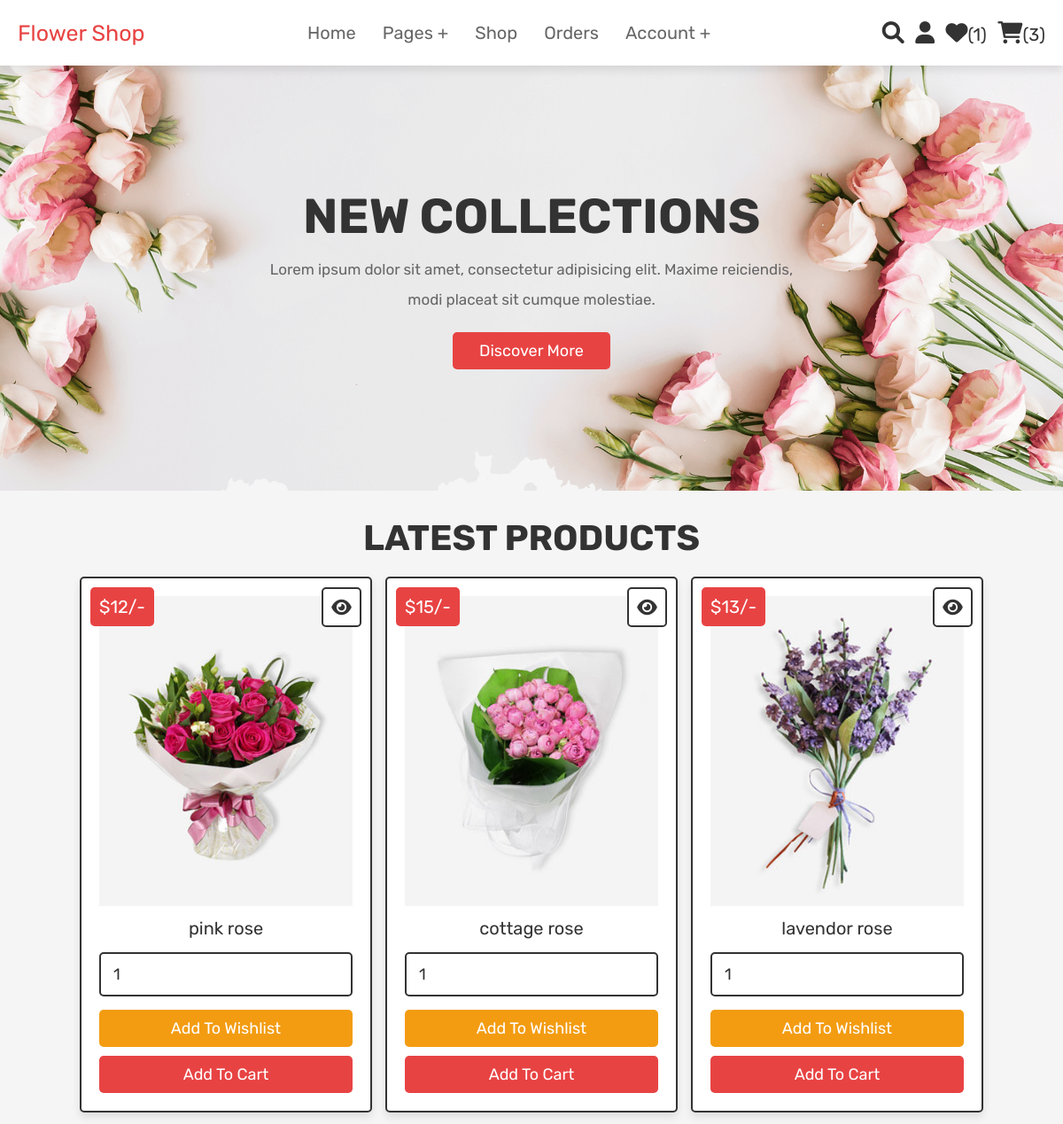
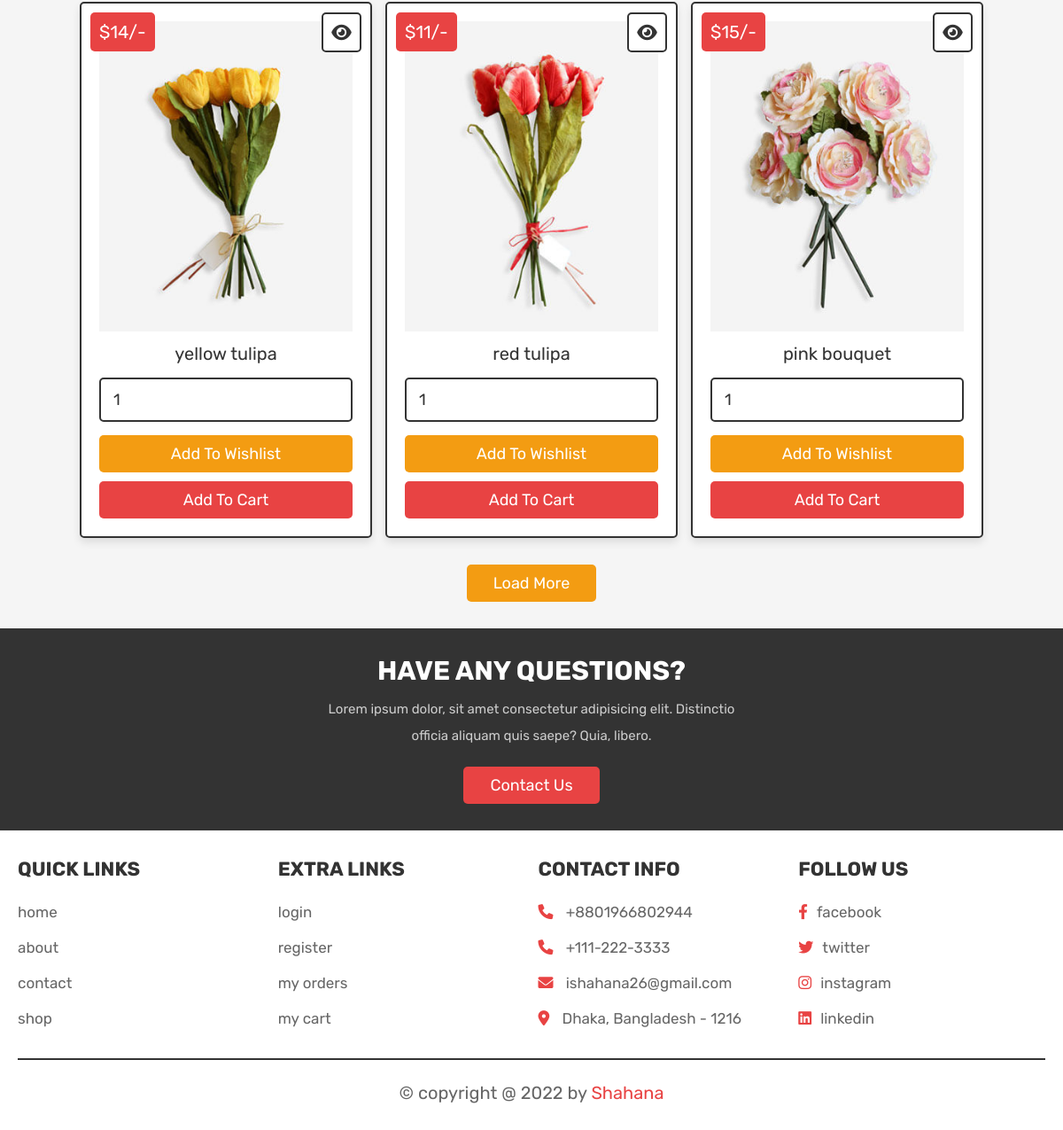
The app's page /View/home.php (signed in) with its own data (2 pictures, top to bottom).
### tables this page shows
CREATE TABLE `products` (
  `id` int(100) NOT NULL,
  `name` varchar(100) NOT NULL,
  `details` varchar(500) NOT NULL,
  `price` int(100) NOT NULL,
  `image` varchar(100) NOT NULL
);

### View/home.php (the view, shortened to what this page needs)
<?php
@include 'config.php';
$user_id = $_SESSION['user_id'];
?>
<!DOCTYPE html>
<html lang="en">
<head>
   <link rel="stylesheet" href="https://cdnjs.cloudflare.com/ajax/libs/font-awesome/6.0.0/css/all.min.css">
   <link rel="stylesheet" href="css/style.css">
</head>
<body>
<?php @include 'header.php'; ?>
<section class="home">
   <div class="content">
      <h3>new collections</h3>
      <p>Lorem ipsum dolor sit amet, consectetur adipisicing elit. Maxime reiciendis, modi placeat sit cumque molestiae.</p>
      <a href="about.php" class="btn">discover more</a>
   </div>
</section>
<section class="products">
   <h1 class="title">latest products</h1>
   <div class="box-container">
      <?php
         $select_products = mysqli_query($conn, "SELECT * FROM `products` LIMIT 6") or die('query failed');
         if(mysqli_num_rows($select_products) > 0){
            while($fetch_products = mysqli_fetch_assoc($select_products)){
      ?>
      <form action="" method="POST" class="box">
         <a href="view_page.php?pid=<?php echo $fetch_products['id']; ?>" class="fas fa-eye"></a>
         <div class="price">$<?php echo $fetch_products['price']; ?>/-</div>
         <img src="uploaded_img/<?php echo $fetch_products['image']; ?>" alt="" class="image">
         <div class="name"><?php echo $fetch_products['name']; ?></div>
         <input type="number" name="product_quantity" value="1" min="0" class="qty">
         <input type="submit" value="add to wishlist" name="add_to_wishlist" class="option-btn">
         <input type="submit" value="add to cart" name="add_to_cart" class="btn">
      </form>
      <?php
         }
      }else{
         echo '<p class="empty">no products added yet!</p>';
      }
      ?>
   </div>
   <div class="more-btn">
      <a href="shop.php" class="option-btn">load more</a>
   </div>
</section>
<section class="home-contact">
   <div class="content">
      <h3>Have any questions?</h3>
      <p>Lorem ipsum dolor, sit amet consectetur adipisicing elit. Distinctio officia aliquam quis saepe? Quia, libero.</p>
      <a href="contact.php" class="btn">contact us</a>
   </div>
</section>
<?php @include 'footer.php'; ?>
</body>
</html>

### View/header.php (shortened to what this page needs)
<header class="header">
    <div class="flex">
        <a href="home.php" class="logo">Flower Shop</a>
        <nav class="navbar">
            <ul>
                <li><a href="home.php">home</a></li>
                <li><a href="#">pages +</a>
                </li>
                <li><a href="shop.php">shop</a></li>
                <li><a href="orders.php">orders</a></li>
                <li><a href="#">account +</a>
                </li>
            </ul>
        </nav>
        <div class="icons">
            <a href="search_page.php" class="fas fa-search"></a>
            <div id="user-btn" class="fas fa-user"></div>
            <?php
                $select_wishlist_count = mysqli_query($conn, "SELECT * FROM `wishlist` WHERE user_id = '$user_id'") or die('query failed');
                $wishlist_num_rows = mysqli_num_rows($select_wishlist_count);
            ?>
            <a href="wishlist.php"><i class="fas fa-heart"></i><span>(<?php echo $wishlist_num_rows; ?>)</span></a>
            <?php
                $select_cart_count = mysqli_query($conn, "SELECT * FROM `cart` WHERE user_id = '$user_id'") or die('query failed');
                $cart_num_rows = mysqli_num_rows($select_cart_count);
            ?>
            <a href="cart.php"><i class="fas fa-shopping-cart"></i><span>(<?php echo $cart_num_rows; ?>)</span></a>
        </div>
    </div>
</header>

### View/footer.php
<section class="footer">
    <div class="box-container">
        <div class="box">
            <h3>quick links</h3>
            <a href="home.php">home</a>
            <a href="about.php">about</a>
            <a href="contact.php">contact</a>
            <a href="shop.php">shop</a>
        </div>
        <div class="box">
            <h3>extra links</h3>
            <a href="login.php">login</a>
            <a href="register.php">register</a>
            <a href="orders.php">my orders</a>
            <a href="cart.php">my cart</a>
        </div>
        <div class="box">
            <h3>contact info</h3>
            <p> <i class="fas fa-phone"></i> +8801966802944 </p>
            <p> <i class="fas fa-phone"></i> +111-222-3333 </p>
            <p> <i class="fas fa-envelope"></i> ishahana26@gmail.com </p>
            <p> <i class="fas fa-map-marker-alt"></i> Dhaka, Bangladesh - 1216 </p>
        </div>
        <div class="box">
            <h3>follow us</h3>
            <a href="#"><i class="fab fa-facebook-f"></i>facebook</a>
            <a href="#"><i class="fab fa-twitter"></i>twitter</a>
            <a href="#"><i class="fab fa-instagram"></i>instagram</a>
            <a href="#"><i class="fab fa-linkedin"></i>linkedin</a>
        </div>
    </div>
    <div class="credit">&copy; copyright @ <?php echo date('Y'); ?> by <span>Shahana</span> </div>
</section>

### records on screen
products: price "12", image (picture), name "pink rose"
products: price "15", image (picture), name "cottage rose"
products: price "13", image (picture), name "lavendor rose"
products: price "14", image (picture), name "yellow tulipa"
products: price "11", image (picture), name "red tulipa"
products: price "15", image (picture), name "pink bouquet"

### other values on screen
$wishlist_num_rows "1"
$cart_num_rows "3"
